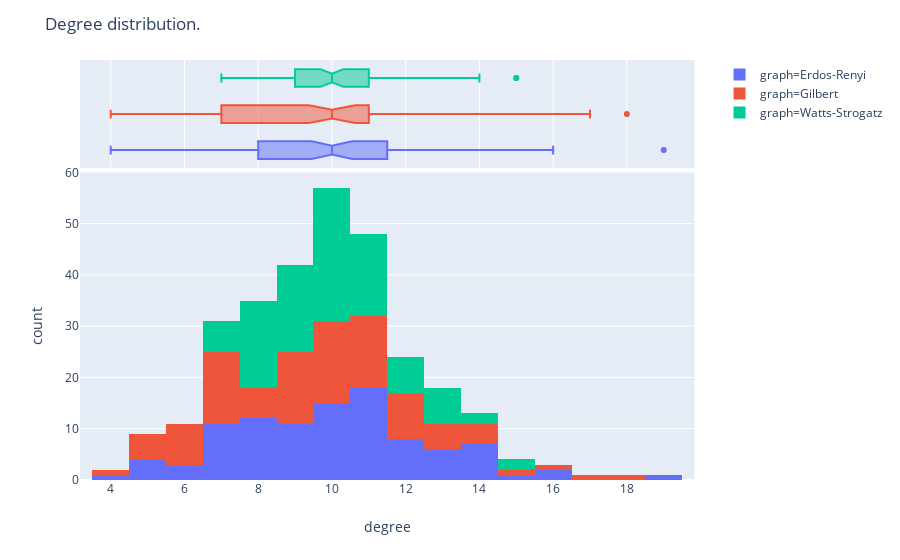

Notebook code for this chart:
### Markdown cell above
## Degree distribution

### Code cell
fig = px.histogram(
    nodes,
    x="degree",
    color="graph",
    nbins=nodes.degree.max(),
    marginal="box",
)
fig.update_layout(title="Degree distribution.")
fig.show()

### Figure 1 — Plotly figure (JSON) as saved in the notebook; plotly's stock layout.template omitted (floating-point values rounded to 4 significant figures)
{"data": [{"alignmentgroup": "True", "bingroup": "x", "hoverlabel": {"namelength": 0}, "hovertemplate": "graph=Erdos-Renyi<br>degree=%{x}<br>count=%{y}", "legendgroup": "graph=Erdos-Renyi", "marker": {"color": "#636efa"}, "name": "graph=Erdos-Renyi", "nbinsx": 19, "offsetgroup": "graph=Erdos-Renyi", "orientation": "v", "showlegend": true, "type": "histogram", "x": [14, 11, 13, 8, 10, 12, 19, 10, 11, 5, 13, 8, 6, 9, 14, 11, 10, 9, 14, 10, 11, 6, 16, 8, 9, 5, 11, 10, 13, 11, 9, 8, 12, 7, 10, 10, 8, 14, 9, 11, 5, 10, 9, 9, 14, 7, 15, 7, 8, 11, 5, 11, 12, 10, 16, 7, 11, 10, 9, 10, 7, 7, 7, 9, 12, 11, 6, 13, 14, 11, 8, 10, 10, 9, 13, 11, 10, 8, 9, 7, 8, 7, 12, 4, 12, 7, 11, 11, 8, 8, 12, 14, 11, 7, 11, 8, 12, 13, 10, 11], "xaxis": "x", "yaxis": "y"}, {"alignmentgroup": "True", "hoverlabel": {"namelength": 0}, "hovertemplate": "graph=Erdos-Renyi<br>degree=%{x}", "legendgroup": "graph=Erdos-Renyi", "marker": {"color": "#636efa"}, "name": "graph=Erdos-Renyi", "notched": true, "offsetgroup": "graph=Erdos-Renyi", "showlegend": false, "type": "box", "x": [14, 11, 13, 8, 10, 12, 19, 10, 11, 5, 13, 8, 6, 9, 14, 11, 10, 9, 14, 10, 11, 6, 16, 8, 9, 5, 11, 10, 13, 11, 9, 8, 12, 7, 10, 10, 8, 14, 9, 11, 5, 10, 9, 9, 14, 7, 15, 7, 8, 11, 5, 11, 12, 10, 16, 7, 11, 10, 9, 10, 7, 7, 7, 9, 12, 11, 6, 13, 14, 11, 8, 10, 10, 9, 13, 11, 10, 8, 9, 7, 8, 7, 12, 4, 12, 7, 11, 11, 8, 8, 12, 14, 11, 7, 11, 8, 12, 13, 10, 11], "xaxis": "x2", "yaxis": "y2"}, {"alignmentgroup": "True", "bingroup": "x", "hoverlabel": {"namelength": 0}, "hovertemplate": "graph=Gilbert<br>degree=%{x}<br>count=%{y}", "legendgroup": "graph=Gilbert", "marker": {"color": "#EF553B"}, "name": "graph=Gilbert", "nbinsx": 19, "offsetgroup": "graph=Gilbert", "orientation": "v", "showlegend": true, "type": "histogram", "x": [11, 9, 13, 6, 10, 12, 7, 12, 10, 7, 11, 6, 13, 5, 9, 10, 7, 8, 8, 12, 11, 14, 7, 10, 17, 12, 9, 10, 13, 11, 10, 8, 9, 5, 11, 9, 14, 14, 6, 10, 11, 7, 15, 10, 11, 11, 5, 9, 16, 10, 12, 13, 8, 9, 5, 10, 12, 6, 5, 8, 9, 9, 9, 6, 10, 14, 7, 12, 6, 9, 10, 7, 9, 9, 7, 7, 10, 11, 7, 6, 13, 8, 7, 10, 7, 7, 11, 12, 6, 4, 11, 11, 7, 10, 11, 12, 11, 18, 10, 9], "xaxis": "x", "yaxis": "y"}, {"alignmentgroup": "True", "hoverlabel": {"namelength": 0}, "hovertemplate": "graph=Gilbert<br>degree=%{x}", "legendgroup": "graph=Gilbert", "marker": {"color": "#EF553B"}, "name": "graph=Gilbert", "notched": true, "offsetgroup": "graph=Gilbert", "showlegend": false, "type": "box", "x": [11, 9, 13, 6, 10, 12, 7, 12, 10, 7, 11, 6, 13, 5, 9, 10, 7, 8, 8, 12, 11, 14, 7, 10, 17, 12, 9, 10, 13, 11, 10, 8, 9, 5, 11, 9, 14, 14, 6, 10, 11, 7, 15, 10, 11, 11, 5, 9, 16, 10, 12, 13, 8, 9, 5, 10, 12, 6, 5, 8, 9, 9, 9, 6, 10, 14, 7, 12, 6, 9, 10, 7, 9, 9, 7, 7, 10, 11, 7, 6, 13, 8, 7, 10, 7, 7, 11, 12, 6, 4, 11, 11, 7, 10, 11, 12, 11, 18, 10, 9], "xaxis": "x2", "yaxis": "y2"}, {"alignmentgroup": "True", "bingroup": "x", "hoverlabel": {"namelength": 0}, "hovertemplate": "graph=Watts-Strogatz<br>degree=%{x}<br>count=%{y}", "legendgroup": "graph=Watts-Strogatz", "marker": {"color": "#00cc96"}, "name": "graph=Watts-Strogatz", "nbinsx": 19, "offsetgroup": "graph=Watts-Strogatz", "orientation": "v", "showlegend": true, "type": "histogram", "x": [10, 12, 11, 7, 13, 13, 9, 12, 10, 8, 13, 9, 9, 10, 11, 8, 11, 15, 10, 12, 11, 10, 9, 10, 7, 11, 12, 11, 7, 11, 8, 7, 10, 10, 9, 10, 9, 14, 9, 10, 10, 10, 11, 10, 10, 12, 9, 15, 8, 8, 11, 10, 7, 9, 10, 8, 10, 9, 8, 8, 12, 10, 8, 9, 8, 11, 9, 14, 10, 13, 9, 11, 8, 11, 11, 9, 9, 11, 13, 10, 13, 10, 10, 8, 12, 9, 10, 8, 9, 11, 10, 13, 8, 10, 11, 10, 7, 8, 8, 8], "xaxis": "x", "yaxis": "y"}, {"alignmentgroup": "True", "hoverlabel": {"namelength": 0}, "hovertemplate": "graph=Watts-Strogatz<br>degree=%{x}", "legendgroup": "graph=Watts-Strogatz", "marker": {"color": "#00cc96"}, "name": "graph=Watts-Strogatz", "notched": true, "offsetgroup": "graph=Watts-Strogatz", "showlegend": false, "type": "box", "x": [10, 12, 11, 7, 13, 13, 9, 12, 10, 8, 13, 9, 9, 10, 11, 8, 11, 15, 10, 12, 11, 10, 9, 10, 7, 11, 12, 11, 7, 11, 8, 7, 10, 10, 9, 10, 9, 14, 9, 10, 10, 10, 11, 10, 10, 12, 9, 15, 8, 8, 11, 10, 7, 9, 10, 8, 10, 9, 8, 8, 12, 10, 8, 9, 8, 11, 9, 14, 10, 13, 9, 11, 8, 11, 11, 9, 9, 11, 13, 10, 13, 10, 10, 8, 12, 9, 10, 8, 9, 11, 10, 13, 8, 10, 11, 10, 7, 8, 8, 8], "xaxis": "x2", "yaxis": "y2"}], "layout": {"autosize": true, "barmode": "relative", "legend": {"tracegroupgap": 0}, "margin": {"t": 60}, "title": {"text": "Degree distribution."}, "xaxis": {"anchor": "y", "autorange": true, "domain": [0, 0.98], "range": [3.167, 19.83], "title": {"text": "degree"}, "type": "linear"}, "xaxis2": {"anchor": "y2", "autorange": true, "domain": [0, 0.98], "matches": "x", "range": [3.167, 19.83], "showgrid": true, "showticklabels": false, "type": "linear"}, "yaxis": {"anchor": "x", "autorange": true, "domain": [0, 0.7326], "range": [0, 60], "title": {"text": "count"}}, "yaxis2": {"anchor": "x2", "autorange": true, "domain": [0.7426, 1], "matches": "y2", "range": [-0.5, 2.5], "showgrid": false, "showticklabels": false, "type": "category"}}}
